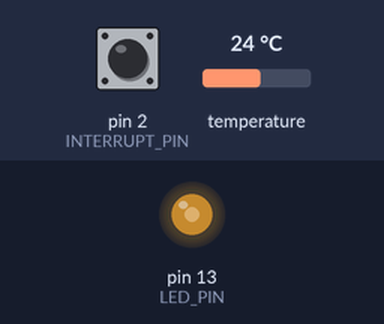
A sketch run on a simulated Arduino Leonardo, built with avr-gcc and run on an emulated ATmega32U4. Parts: output pins drawn as LEDs (lit = HIGH). The test bench sets the inputs (shaded band); at power-on: pin 2 (INTERRUPT_PIN) LOW, temperature 24 °C. The sensor or clock chip raises its interrupt line as the real part does; what the sketch prints to the serial monitor is not drawn.

Above: at 1.7 s.
1.8 s: pin 2 (INTERRUPT_PIN) pulled HIGH for 0.15 s
At 2.6 s:
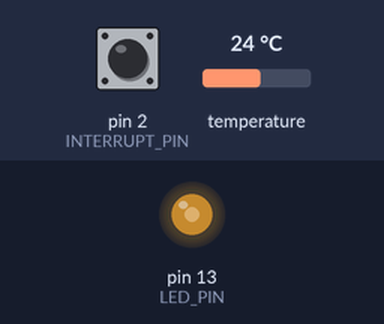
4.9 s: pin 2 (INTERRUPT_PIN) pulled HIGH for 1 s
At 5.4 s:
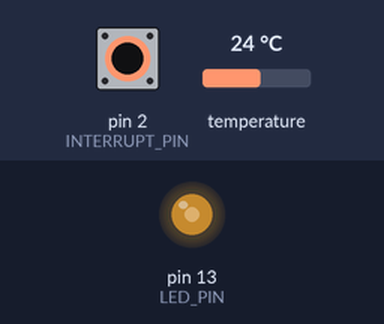
Timing chart, 0 to 7.9 s (numbered marks = the images above; inputs shaded):
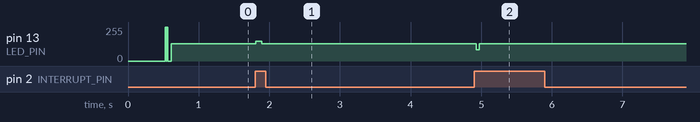

Measured:
- after the input at 1.8 s, pin 13 (LED_PIN): 128/255 → 150/255 at once, → 128/255 0.08 s later
- after the input at 4.9 s, pin 13 (LED_PIN): 128/255 → 86/255 at once, → 128/255 0.04 s later

The sketch:

wand_firmware_ros.ino
```cpp
// I2C device class (I2Cdev) demonstration Arduino sketch for MPU6050 class using DMP (MotionApps v2.0)
// 6/21/2012 by Jeff Rowberg <jeff@rowberg.net>
// Updates should (hopefully) always be available at https://github.com/jrowberg/i2cdevlib
//
// Changelog:
//      2013-05-08 - added seamless Fastwire support
//                 - added note about gyro calibration
//      2012-06-21 - added note about Arduino 1.0.1 + Leonardo compatibility error
//      2012-06-20 - improved FIFO overflow handling and simplified read process
//      2012-06-19 - completely rearranged DMP initialization code and simplification
//      2012-06-13 - pull gyro and accel data from FIFO packet instead of reading directly
//      2012-06-09 - fix broken FIFO read sequence and change interrupt detection to RISING
//      2012-06-05 - add gravity-compensated initial reference frame acceleration output
//                 - add 3D math helper file to DMP6 example sketch
//                 - add Euler output and Yaw/Pitch/Roll output formats
//      2012-06-04 - remove accel offset clearing for better results (thanks Sungon Lee)
//      2012-06-01 - fixed gyro sensitivity to be 2000 deg/sec instead of 250
//      2012-05-30 - basic DMP initialization working

/* ============================================
I2Cdev device library code is placed under the MIT license
Copyright (c) 2012 Jeff Rowberg

Permission is hereby granted, free of charge, to any person obtaining a copy
of this software and associated documentation files (the "Software"), to deal
in the Software without restriction, including without limitation the rights
to use, copy, modify, merge, publish, distribute, sublicense, and/or sell
copies of the Software, and to permit persons to whom the Software is
furnished to do so, subject to the following conditions:

The above copyright notice and this permission notice shall be included in
all copies or substantial portions of the Software.

THE SOFTWARE IS PROVIDED "AS IS", WITHOUT WARRANTY OF ANY KIND, EXPRESS OR
IMPLIED, INCLUDING BUT NOT LIMITED TO THE WARRANTIES OF MERCHANTABILITY,
FITNESS FOR A PARTICULAR PURPOSE AND NONINFRINGEMENT. IN NO EVENT SHALL THE
AUTHORS OR COPYRIGHT HOLDERS BE LIABLE FOR ANY CLAIM, DAMAGES OR OTHER
LIABILITY, WHETHER IN AN ACTION OF CONTRACT, TORT OR OTHERWISE, ARISING FROM,
OUT OF OR IN CONNECTION WITH THE SOFTWARE OR THE USE OR OTHER DEALINGS IN
THE SOFTWARE.
===============================================
*/

// I2Cdev and MPU6050 must be installed as libraries, or else the .cpp/.h files
// for both classes must be in the include path of your project
#include "I2Cdev.h"

#include "MPU6050_6Axis_MotionApps20.h"
//#include "MPU6050.h" // not necessary if using MotionApps include file

// Arduino Wire library is required if I2Cdev I2CDEV_ARDUINO_WIRE implementation
// is used in I2Cdev.h
#if I2CDEV_IMPLEMENTATION == I2CDEV_ARDUINO_WIRE
    #include "Wire.h"
#endif

// class default I2C address is 0x68
// specific I2C addresses may be passed as a parameter here
// AD0 low = 0x68 (default for SparkFun breakout and InvenSense evaluation board)
// AD0 high = 0x69
MPU6050 mpu;
//MPU6050 mpu(0x69); // <-- use for AD0 high

/* =========================================================================
   NOTE: In addition to connection 3.3v, GND, SDA, and SCL, this sketch
   depends on the MPU-6050's INT pin being connected to the Arduino's
   external interrupt #0 pin. On the Arduino Uno and Mega 2560, this is
   digital I/O pin 2.
 * ========================================================================= */

/* =========================================================================
   NOTE: Arduino v1.0.1 with the Leonardo board generates a compile error
   when using Serial.write(buf, len). The Teapot output uses this method.
   The solution requires a modification to the Arduino USBAPI.h file, which
   is fortunately simple, but annoying. This will be fixed in the next IDE
   release. For more info, see these links:

   http://arduino.cc/forum/index.php/topic,109987.0.html
   http://code.google.com/p/arduino/issues/detail?id=958
 * ========================================================================= */


#define INTERRUPT_PIN 2  // use pin 2 on Arduino Uno & most boards
#define LED_PIN 13 // (Arduino is 13, Teensy is 11, Teensy++ is 6)
bool blinkState = false;

// MPU control/status vars
bool dmpReady = false;  // set true if DMP init was successful
uint8_t mpuIntStatus;   // holds actual interrupt status byte from MPU
uint8_t devStatus;      // return status after each device operation (0 = success, !0 = error)
uint16_t packetSize;    // expected DMP packet size (default is 42 bytes)
uint16_t fifoCount;     // count of all bytes currently in FIFO
uint8_t fifoBuffer[64]; // FIFO storage buffer

// orientation/motion vars
Quaternion q;           // [w, x, y, z]         quaternion container
VectorInt16 aa;         // [x, y, z]            accel sensor measurements
VectorInt16 aaReal;     // [x, y, z]            gravity-free accel sensor measurements
VectorInt16 aaWorld;    // [x, y, z]            world-frame accel sensor measurements
VectorFloat gravity;    // [x, y, z]            gravity vector
float euler[3];         // [psi, theta, phi]    Euler angle container
float ypr[3];           // [yaw, pitch, roll]   yaw/pitch/roll container and gravity vector

// packet structure for InvenSense teapot demo
uint8_t teapotPacket[28] = { '$', 0x03, 0,0, 0,0, 0,0, 0,0, 0,0, 0,0, 0,0, 0,0, 0,0, 0,0, 0,0, 0x00, 0x00, '\r', '\n' };


// ================================================================
// ===               INTERRUPT DETECTION ROUTINE                ===
// ================================================================

volatile bool mpuInterrupt = false;     // indicates whether MPU interrupt pin has gone high
void dmpDataReady() {
    mpuInterrupt = true;
}


// ================================================================
// ===                      INITIAL SETUP                       ===
// ================================================================

void setup() {
    // join I2C bus (I2Cdev library doesn't do this automatically)
    #if I2CDEV_IMPLEMENTATION == I2CDEV_ARDUINO_WIRE
        Wire.begin();
        Wire.setClock(400000); // 400kHz I2C clock. Comment this line if having compilation difficulties
    #elif I2CDEV_IMPLEMENTATION == I2CDEV_BUILTIN_FASTWIRE
        Fastwire::setup(400, true);
    #endif

    // initialize serial communication
    // (115200 chosen because it is required for Teapot Demo output, but it's
    // really up to you depending on your project)
    Serial.begin(115200);
    while (!Serial); // wait for Leonardo enumeration, others continue immediately

    // NOTE: 8MHz or slower host processors, like the Teensy @ 3.3v or Ardunio
    // Pro Mini running at 3.3v, cannot handle this baud rate reliably due to
    // the baud timing being too misaligned with processor ticks. You must use
    // 38400 or slower in these cases, or use some kind of external separate
    // crystal solution for the UART timer.

    // initialize device
    Serial.println(F("Initializing I2C devices..."));
    mpu.initialize();
    pinMode(INTERRUPT_PIN, INPUT);

    // verify connection
    Serial.println(F("Testing device connections..."));
    Serial.println(mpu.testConnection() ? F("MPU6050 connection successful") : F("MPU6050 connection failed"));

    // load and configure the DMP
    Serial.println(F("Initializing DMP..."));
    devStatus = mpu.dmpInitialize();

    // supply your own gyro offsets here, scaled for min sensitivity
    /*mpu.setXAccelOffset(-1169);
    mpu.setYAccelOffset(744);
    mpu.setZAccelOffset(1620);
    mpu.setXGyroOffset(48);
    mpu.setYGyroOffset(47);
    mpu.setZGyroOffset(-8); */

    // collab offsets
    mpu.setXGyroOffset(-10);
    mpu.setYGyroOffset(-39);
    mpu.setZGyroOffset(22);
    mpu.setXAccelOffset(279);
    mpu.setYAccelOffset(-839);
    mpu.setZAccelOffset(595);

    // make sure it worked (returns 0 if so)
    if (devStatus == 0) {
        // turn on the DMP, now that it's ready
        Serial.println(F("Enabling DMP..."));
        mpu.setDMPEnabled(true);

        // enable Arduino interrupt detection
        Serial.println(F("Enabling interrupt detection (Arduino external interrupt 0)..."));
        attachInterrupt(digitalPinToInterrupt(INTERRUPT_PIN), dmpDataReady, RISING);
        mpuIntStatus = mpu.getIntStatus();

        // set our DMP Ready flag so the main loop() function knows it's okay to use it
        Serial.println(F("DMP ready! Waiting for first interrupt..."));
        dmpReady = true;

        // get expected DMP packet size for later comparison
        packetSize = mpu.dmpGetFIFOPacketSize();
    } else {
        // ERROR!
        // 1 = initial memory load failed
        // 2 = DMP configuration updates failed
        // (if it's going to break, usually the code will be 1)
        Serial.print(F("DMP Initialization failed (code "));
        Serial.print(devStatus);
        Serial.println(F(")"));
    }

    // configure LED for output
    pinMode(LED_PIN, OUTPUT);
}


// ================================================================
// ===                    MAIN PROGRAM LOOP                     ===
// ================================================================

void loop() {
    // if programming failed, don't try to do anything
    if (!dmpReady) return;

    // wait for MPU interrupt or extra packet(s) available
    while (!mpuInterrupt && fifoCount < packetSize) {
        // other program behavior stuff here
        // .
        // .
        // .
        // if you are really paranoid you can frequently test in between other
        // stuff to see if mpuInterrupt is true, and if so, "break;" from the
        // while() loop to immediately process the MPU data
        // .
        // .
        // .
    }

    // reset interrupt flag and get INT_STATUS byte
    mpuInterrupt = false;
    mpuIntStatus = mpu.getIntStatus();

    // get current FIFO count
    fifoCount = mpu.getFIFOCount();

    // check for overflow (this should never happen unless our code is too inefficient)
    if ((mpuIntStatus & 0x10) || fifoCount == 1024) {
        // reset so we can continue cleanly
        mpu.resetFIFO();
        Serial.println(F("FIFO overflow!"));

    // otherwise, check for DMP data ready interrupt (this should happen frequently)
    } else if (mpuIntStatus & 0x02) {
        // wait for correct available data length, should be a VERY short wait
        while (fifoCount < packetSize) fifoCount = mpu.getFIFOCount();

        // read a packet from FIFO
        mpu.getFIFOBytes(fifoBuffer, packetSize);

        // track FIFO count here in case there is > 1 packet available
        // (this lets us immediately read more without waiting for an interrupt)
        fifoCount -= packetSize;

        // display quaternion values in InvenSense Teapot demo format:
        teapotPacket[2] = fifoBuffer[0];
        teapotPacket[3] = fifoBuffer[1];
        teapotPacket[4] = fifoBuffer[4];
        teapotPacket[5] = fifoBuffer[5];
        teapotPacket[6] = fifoBuffer[8];
        teapotPacket[7] = fifoBuffer[9];
        teapotPacket[8] = fifoBuffer[12];
        teapotPacket[9] = fifoBuffer[13];
        // gyro values
        teapotPacket[10] = fifoBuffer[16];
        teapotPacket[11] = fifoBuffer[17];
        teapotPacket[12] = fifoBuffer[20];
        teapotPacket[13] = fifoBuffer[21];
        teapotPacket[14] = fifoBuffer[24];
        teapotPacket[15] = fifoBuffer[25];
        // accelerometer values
        teapotPacket[16] = fifoBuffer[28];
        teapotPacket[17] = fifoBuffer[29];
        teapotPacket[18] = fifoBuffer[32];
        teapotPacket[19] = fifoBuffer[33];
        teapotPacket[20] = fifoBuffer[36];
        teapotPacket[21] = fifoBuffer[37];
        //temperature
        int16_t temperature = mpu.getTemperature();
        teapotPacket[22] = temperature >> 8;
        teapotPacket[23] = temperature & 0xFF;
        Serial.write(teapotPacket, 28);
        teapotPacket[25]++; // packetCount, loops at 0xFF on purpose

        // blink LED to indicate activity
        blinkState = !blinkState;
        digitalWrite(LED_PIN, blinkState);
    }
}
```
